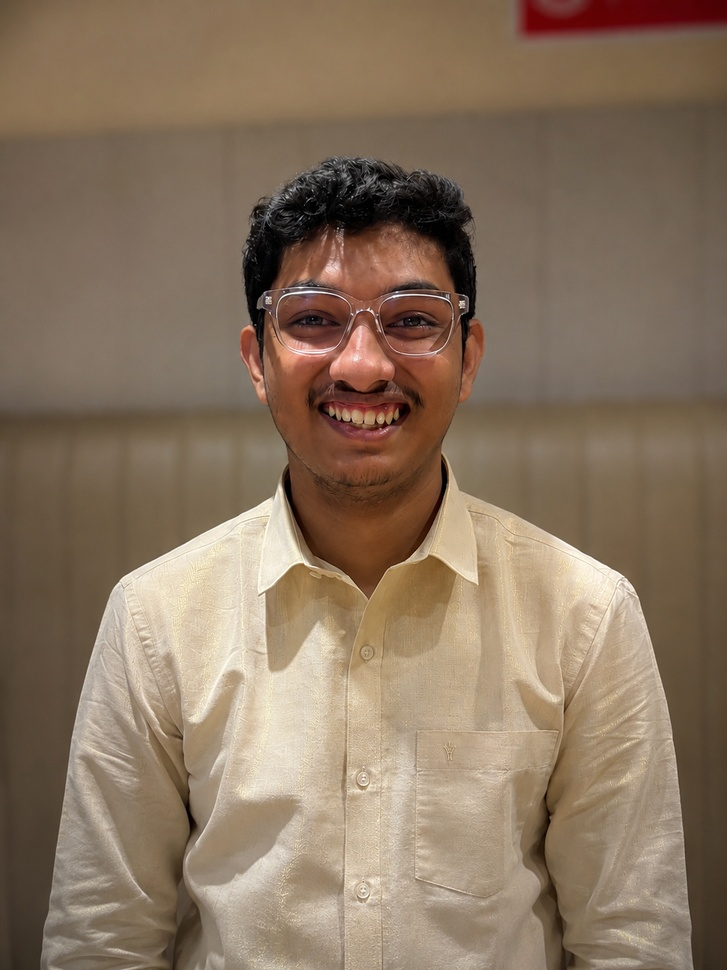
#> input picture assets/profile.jpg, 727 x 970 px, shrunk from 1086 x 1448 before the run
$ python -i prep_photo.py   (imports and definitions only)
#> lines starting #> are read from the running program, lines starting #| are printed output that depends on the picture
#> further down, picture is the input picture: PIL image 727x970 RGB; mean R, G, B 137, 116.3, 95.7
from __future__ import annotations

import argparse
from pathlib import Path

from PIL import Image, ImageEnhance, ImageOps


def remove_background(image: Image.Image) -> Image.Image:
    try:
        from rembg import remove

        return remove(image)
    except Exception:
        return image.convert("RGBA")


def boost_contrast(image: Image.Image) -> Image.Image:
    try:
        import cv2
        import numpy as np

        rgb = np.array(image.convert("RGB"))
        lab = cv2.cvtColor(rgb, cv2.COLOR_RGB2LAB)
#> lab: shape (970, 727, 3); mean of channels 0, 1, 2 127.4, 133, 142.6
        l_channel, a_channel, b_channel = cv2.split(lab)
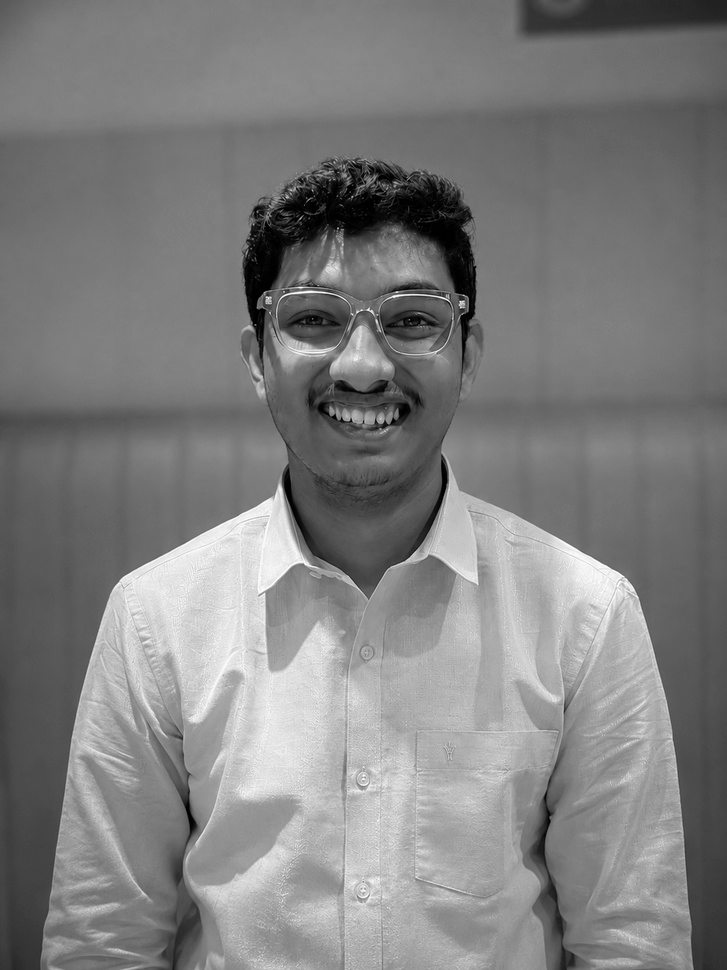
#> l_channel: shape (970, 727); min 0, max 255, mean 127.4
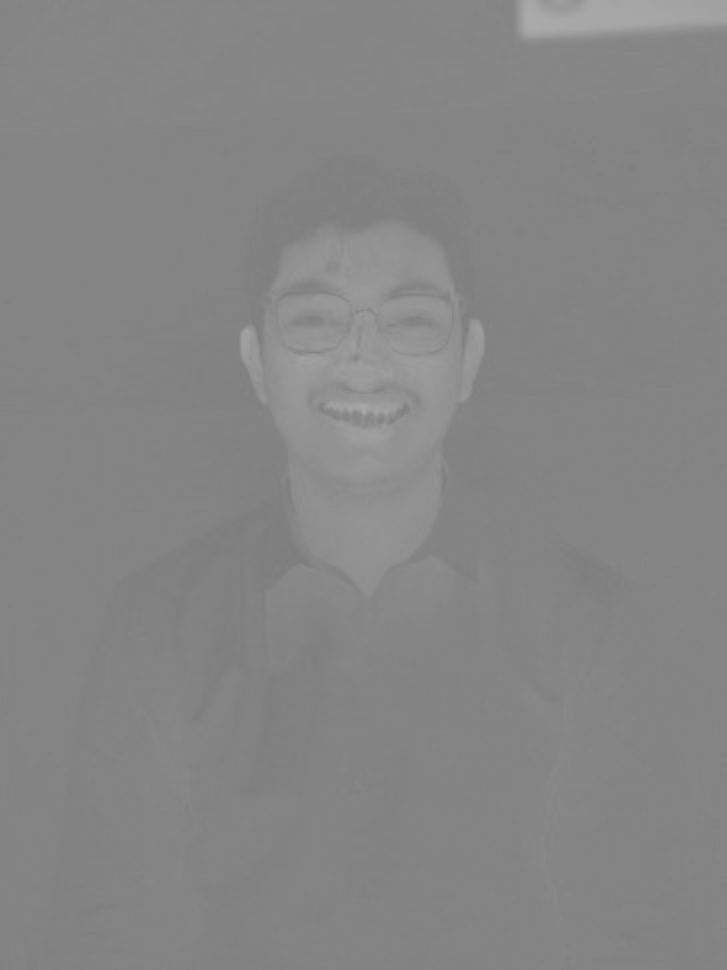
#> a_channel: shape (970, 727); min 124, max 171, mean 133
        clahe = cv2.createCLAHE(clipLimit=2.0, tileGridSize=(8, 8))
        boosted = cv2.merge((clahe.apply(l_channel), a_channel, b_channel))
#> boosted: shape (970, 727, 3); mean of channels 0, 1, 2 127.9, 133, 142.6
        return Image.fromarray(cv2.cvtColor(boosted, cv2.COLOR_LAB2RGB)).convert("RGBA")
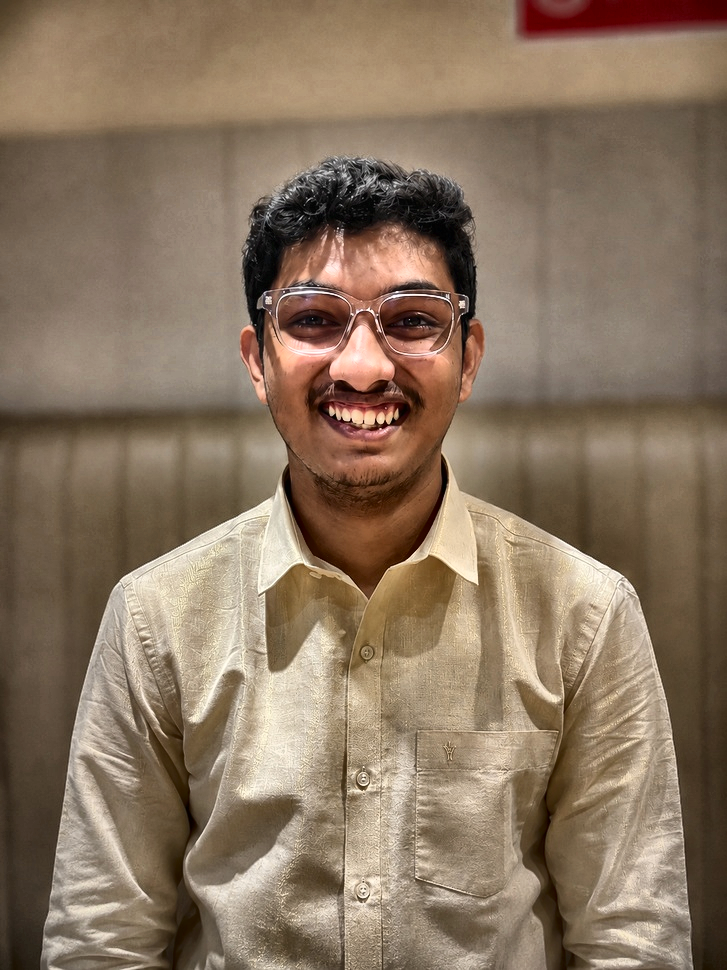
#> returned value: PIL image 727x970 RGBA; mean R, G, B, A 137.6, 117.1, 96.4, 255
    except Exception:
        gray = ImageOps.grayscale(image)
        gray = ImageOps.autocontrast(gray)
        gray = ImageEnhance.Contrast(gray).enhance(1.7)
        return Image.merge("RGBA", (gray, gray, gray, image.getchannel("A")))


def prep_photo(source: Path, output: Path) -> None:
    image = Image.open(source).convert("RGBA")
    image = remove_background(image)
    image = boost_contrast(image)

    white = Image.new("RGBA", image.size, (255, 255, 255, 255))
    white.alpha_composite(image)
    output.parent.mkdir(parents=True, exist_ok=True)
    white.convert("RGB").save(output, quality=95)


def main() -> None:
    parser = argparse.ArgumentParser(description="Prepare a portrait for monochrome ASCII SVG rendering.")
    parser.add_argument("--input", default="assets/profile.jpg", help="Source portrait path.")
    parser.add_argument("--output", default="assets/profile-prepped.jpg", help="Prepared portrait output path.")
    args = parser.parse_args()
    prep_photo(Path(args.input), Path(args.output))


# [2 lines not run here, left out]

>>> from PIL import Image
>>> picture = Image.open('../assets/profile.jpg')
>>> result = boost_contrast(picture)
